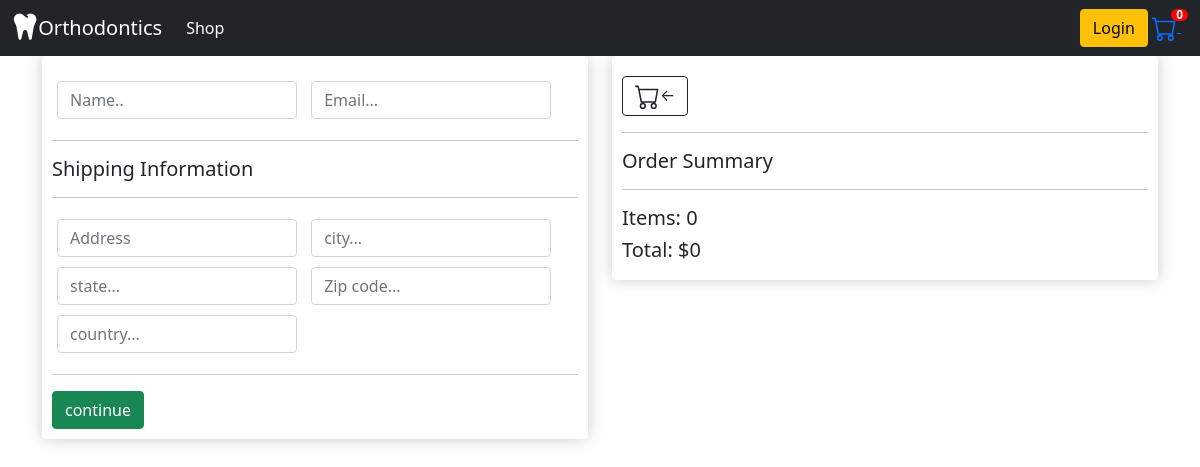
The app's page /checkout.html (signed in), older data.
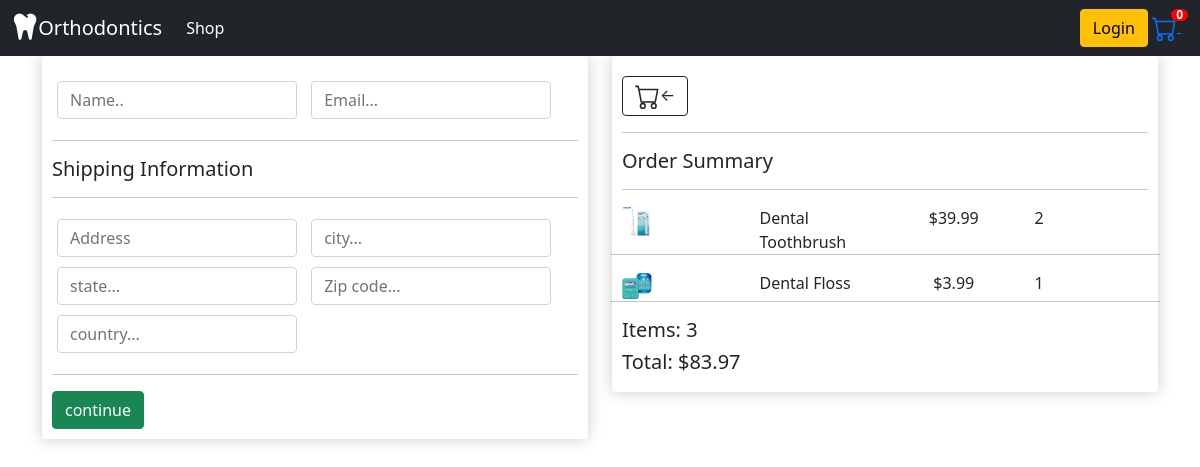
The same page, newer data.
### shop/models.py (models this page shows, shortened)
class Order(models.Model):
    customer = models.ForeignKey(Customer, on_delete=models.SET_NULL, blank = True, null = True)
    date_ordered = models.DateTimeField(auto_now_add = True)
    complete = models.BooleanField(default = False, null = True, blank = False)
    transaction_id = models.CharField(max_length = 200, null = True)
    @property
    def get_cart_total(self):
        orderitems = self.orderitem_set.all()
        total = sum([item.get_total for item in orderitems])
        return total
    @property
    def get_cart_items(self):
        orderitems = self.orderitem_set.all()
        total = sum([item.quantity for item in orderitems])
        return total

class OrderItem(models.Model):
    product = models.ForeignKey(Product, on_delete = models.SET_NULL, blank = True, null = True)
    order = models.ForeignKey (Order, on_delete = models.SET_NULL, blank = True, null =True)
    quantity = models.IntegerField(default = 0, null = True, blank = True)
    date_added = models.DateTimeField(auto_now_add = True)
    @property
    def get_total(self):
        total = self.product.price * self.quantity
        return total

class Product(models.Model):
    name = models.CharField(max_length=200, null = True)
    price =models.FloatField()
    digital = models.BooleanField(default=False, null = True, blank = False)
    image = models.ImageField(null = True, blank = True)

### shop/views.py (the view)
def checkout(request):
    if request.user.is_authenticated:
        customer = request.user.customer
        order, created= Order.objects.get_or_create(customer=customer, complete=False)
        items = order.orderitem_set.all()
    else:
         items = []
         order = {'get_cart_total':0, 'get_cart_items':0}
    context = {'items':items, 'order':order}
    return render(request, 'shop/checkout.html', context)

### shop/templates/shop/checkout.html (shortened to what this page needs)
{% extends 'shop/base.html' %}
{% load static %}
{% block content %}
 <div class = 'container' id = 'checkout-page'>
     <div class = row>
         <div class = 'col-6'>
             <div class = 'box-element' id = 'form-wrapper'>
                <form id = 'form'>
                    <div id = 'user-info'>
                            <div class = 'form-field'>
                                <input required class = 'form-control' type = 'text' name = 'name' placeholder = 'Name..'>
                            </div>
                            <div class = 'form-field'>
                                <input required class = 'form-control' type = 'email' name = 'email' placeholder = 'Email...'>
                            </div>
                    </div>
                    <div id = 'shipping-info'>
                        <hr>
                        <h5>Shipping Information</h5>
                        <hr>
                        <div class = 'form-field'>
                            <input class ='form-control' type = 'text' name = 'address' placeholder = 'Address'...>
                        </div>
                        <div class = 'form-field'>
                            <input class = 'form-control' type = 'text' name = 'city' placeholder = 'city...'>
                        </div>
                        <div class = 'form-field'>
                            <input class = 'form-control' type = 'text' name = 'state' placeholder = 'state...'>
                        </div>
                        <div class = 'form-field'>
                            <input class = 'form-control' type = 'text' name = 'zipcode' placeholder = 'Zip code...'>
                        </div>
                        <div class = 'form-field'>
                            <input class = 'form-control' type = 'text' name = 'country' placeholder = 'country...'>
                        </div>
                    </div>
                    <hr>
                    <input id = 'form-button' class = 'btn btn-success btn-block' type = 'submit' value = 'continue'>
                </form>
             </div>
             <br>
         </div>
            <div class = 'col-6'>
                <div class = 'box-element'>
                    <a class = 'btn btn-outline-dark' href = 'cart.html'>
                        &#x2190;
                       </a>
                       <hr>
                       <h5>Order Summary</h5>
                       <hr>
                       {% for item in items %}
                       <div class = 'row' id = 'checkout-row'>
                           <div class = 'col'>
                               <div class = 'checkout-image'>
                                <img class = 'checkout-img' src = '{{item.product.image.url}}'>
                               </div>
                           </div>
                           <div class = 'col'>
                               <div class = 'product-name'>
                                   <h8>{{item.product.name}}</h8>
                               </div>
                           </div>
                           <div class = 'col'>
                               <div class = 'price-tag'>
                                   <h8>${{item.product.price}}</h8>
                               </div>
                           </div>
                           <div class = 'col'>
                               <div class = 'item-quantity'>
                                   <h8>{{item.quantity}}</h8>
                               </div>
                               </div>
                               <hr>
                        </div>
                        {% endfor %}
                        <div class = 'row' id = 'checkout-total'>
                            <div class = 'col'>
                                <h5> Items: {{order.get_cart_items}}</h5>
                                <h5> Total: ${{order.get_cart_total}}</h5>
                            </div>
                        </div>
                </div>
                </div>
 </div>
{% endblock content %}

Row changes from the older to the newer data that the page shows:
removed Order: get_cart_items "0", get_cart_total "0"
added OrderItem: product.image (picture), product.name "Dental Toothbrush", product.price "39.99", quantity "2"
added OrderItem: product.image (picture), product.name "Dental Floss", product.price "3.99", quantity "1"
added Order: get_cart_items "3", get_cart_total "83.97"
